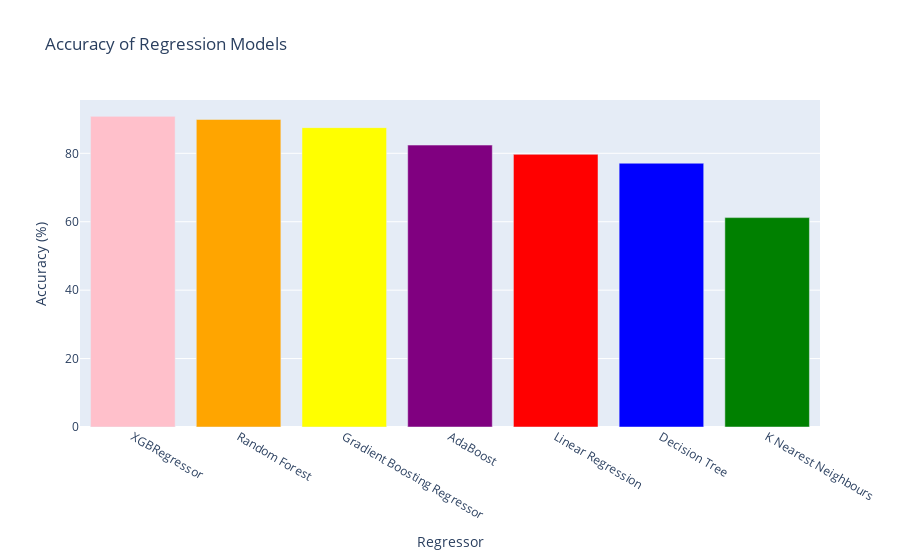

The notebook cell saved with this chart:
### Code cell
import plotly.graph_objects as go

accuracies = []
regressor_names = []
colors = ['red', 'green', 'blue', 'orange', 'purple', 'yellow', 'pink', 'gray']

fig = go.Figure()

for i, (regressor_name, regressor) in enumerate(regressors):
    regressor.fit(X_train, y_train)
    y_pred = regressor.predict(X_test)
    accuracy = round(r2_score(y_test, y_pred), 3) * 100
    
    print('{:s} : {:.0f} %'.format(regressor_name, accuracy))
    
    accuracies.append(accuracy)
    regressor_names.append(regressor_name)

sorted_indices = sorted(range(len(accuracies)), key=lambda k: accuracies[k], reverse=True)
accuracies = [accuracies[i] for i in sorted_indices]
regressor_names = [regressor_names[i] for i in sorted_indices]
colors = [colors[i] for i in sorted_indices]

fig.add_trace(go.Bar(x=regressor_names, y=accuracies, marker_color=colors))

fig.update_layout(title="Accuracy of Regression Models",
                  xaxis_title="Regressor",
                  yaxis_title="Accuracy (%)")
fig.show()

### Figure 1 — Plotly figure (JSON) as saved in the notebook; plotly's stock layout.template omitted (floating-point values rounded to 4 significant figures)
{"data": [{"marker": {"color": ["pink", "orange", "yellow", "purple", "red", "blue", "green"]}, "type": "bar", "x": ["XGBRegressor", "Random Forest", "Gradient Boosting Regressor", "AdaBoost", "Linear Regression", "Decision Tree", "K Nearest Neighbours"], "y": [90.8, 89.9, 87.5, 82.4, 79.7, 77.1, 61.2]}], "layout": {"title": {"text": "Accuracy of Regression Models"}, "xaxis": {"title": {"text": "Regressor"}}, "yaxis": {"title": {"text": "Accuracy (%)"}}}}
